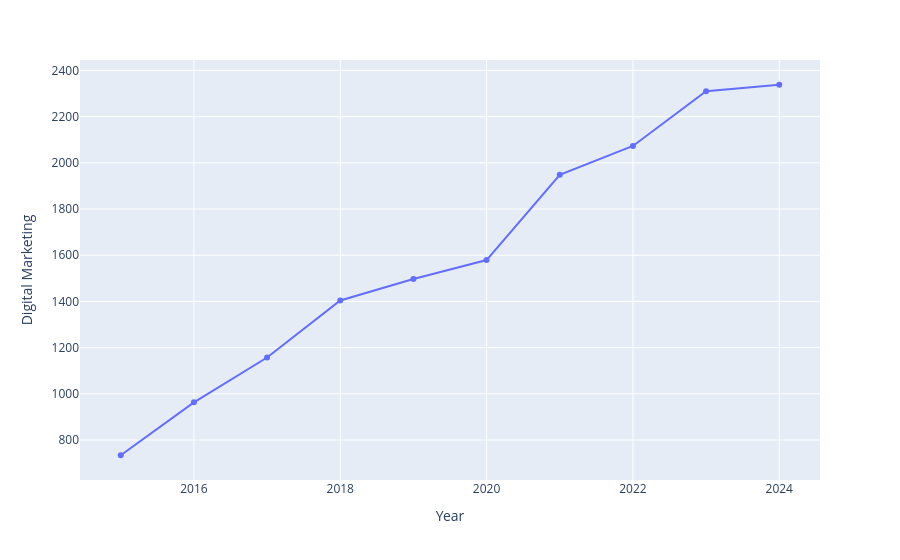

Source (notebook cell):
### Code cell
fig = px.line(enrollment, x='Year', y='Digital Marketing', markers=True)
fig.show()

### Figure 1 — Plotly figure (JSON) as saved in the notebook; plotly's stock layout.template omitted (floating-point values rounded to 4 significant figures)
{"data": [{"hovertemplate": "Year=%{x}<br>Digital Marketing=%{y}<extra></extra>", "legendgroup": "", "line": {"color": "#636efa", "dash": "solid"}, "marker": {"symbol": "circle"}, "mode": "lines+markers", "name": "", "orientation": "v", "showlegend": false, "type": "scatter", "x": [2015, 2016, 2017, 2018, 2019, 2020, 2021, 2022, 2023, 2024], "xaxis": "x", "y": [734, 963, 1157, 1404, 1497, 1579, 1948, 2073, 2310, 2338], "yaxis": "y"}], "layout": {"legend": {"tracegroupgap": 0}, "margin": {"t": 60}, "xaxis": {"anchor": "y", "domain": [0, 1], "title": {"text": "Year"}}, "yaxis": {"anchor": "x", "domain": [0, 1], "title": {"text": "Digital Marketing"}}}}
